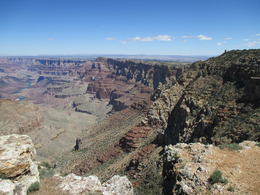
%> input picture Video Signals/Lab - 08/grand_canyon_left_01.png, 260 x 195 px, shrunk from 1000 x 750 before the run
$ octave Dec19.m   (GNU Octave 9; MATLAB toolbox functions it lacks are replaced by stand-ins)
%> lines starting %> are read from the running program, lines starting %| are printed output that depends on the picture
### Video Signals/Lab - 08/solveHomography.m
function H = solveHomography(pts1,pts2)

    n = size(pts1,2);
    A = zeros(2*n,9);
    A(1:2:2*n,1:2) = pts1';
    A(1:2:2*n,3) = 1;
    A(2:2:2*n,4:5) = pts1'; %pts1 is correct, solve this pts2 ~ H * [pts1; 1]
    A(2:2:2*n,6) = 1;
    x1 = pts1(1,:)';
    y1 = pts1(2,:)';
    x2 = pts2(1,:)';
    y2 = pts2(2,:)';
    A(1:2:2*n,7) = -x2.*x1;
    A(2:2:2*n,7) = -y2.*x1;
    A(1:2:2*n,8) = -x2.*y1;
    A(2:2:2*n,8) = -y2.*y1;
    A(1:2:2*n,9) = -x2;
    A(2:2:2*n,9) = -y2;

    [evec,~] = eig(A'*A);
    H = reshape(evec(:,1),[3,3])';
    H = H/H(end); % make H(3,3) = 1

end

### Video Signals/Lab - 08/image_mosaic.m
function mosaic = image_mosaic(im1, im2, H)

        box2 = [1  size(im2,2) size(im2,2)  1 ;
                1  1           size(im2,1)  size(im2,1) ;
                1  1           1            1 ] ;
        % homography 2 -> 1. H is 1 -> 2
        box2_ = H \ box2 ;
        box2_(1,:) = box2_(1,:) ./ box2_(3,:) ;
        box2_(2,:) = box2_(2,:) ./ box2_(3,:) ;
        ur = min([1, box2_(1,:)]):max([size(im1,2), box2_(1,:)]) ;
        vr = min([1, box2_(2,:)]):max([size(im1,1), box2_(2,:)]) ;

        [u,v] = meshgrid(ur, vr) ;
        im1_ = interp2_multi(im2double(im1), u, v);

        z_ = H(3,1) * u + H(3,2) * v + H(3,3) ;
        u_ = (H(1,1) * u + H(1,2) * v + H(1,3)) ./ z_ ;
        v_ = (H(2,1) * u + H(2,2) * v + H(2,3)) ./ z_ ;
        im2_ = interp2_multi(im2double(im2), u_, v_);

        % blending
        mass = ~isnan(im1_) + ~isnan(im2_) ;
        im1_(isnan(im1_)) = 0 ;
        im2_(isnan(im2_)) = 0 ;
        mosaic = (im1_ + im2_) ./ mass ;
        mosaic(mosaic < 0 | mosaic > 1) = 0;

        figure, imagesc(mosaic), axis image off, title('Mosaic');
    end

    % interp2 wrapper for multivalued images
    function new_image = interp2_multi(im, xn, yn)

        new_image = zeros(size(xn, 1), size(xn, 2));
        for chan = 1:size(im, 3)
            new_image(:,:,chan) = interp2(im(:,:,chan), xn, yn, 'cubic');
        end
    end

### Video Signals/Lab - 08/Dec19.m
% image stiching
clc;clear all; close all;
im1 = imread('grand_canyon_left_01.png');
%> im1 is the input picture: size 195x260x3 uint8; mean R, G, B 118.6, 127.5, 137
im2 = imread('grand_canyon_right_01.png');
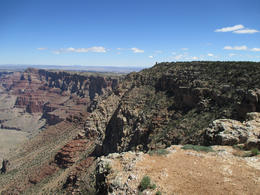
%> input picture Video Signals/Lab - 08/grand_canyon_right_01.png, 260 x 195 px, shrunk from 1000 x 750 before the run
%> im2 is the input picture: size 195x260x3 uint8; mean R, G, B 111, 119.8, 131

im1g = rgb2gray(im1);
im2g = rgb2gray(im2);
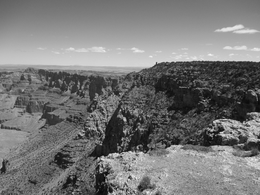
%> im2g: size 195x260 uint8; min 3, max 244, mean 118.5

pts1 = detectSIFTFeatures(im1g);% DETECT KEY POINTS INSIDE THE IMAGE
%> pts1 = 470 points; strongest (x, y): (189, 111), (189, 111), (200, 170), (179, 183), (179, 183)
pts2 = detectSIFTFeatures(im2g);
%> pts2 = 447 points; strongest (x, y): (126, 120), (126, 120), (131, 178), (223, 135), (218, 122)


figure
imshow(im1)
hold on
scatter(pts1.Location(:,1), pts1.Location(:,2), 5, 'filled')

figure
imshow(im2)
hold on
scatter(pts2.Location(:,1), pts2.Location(:,2), 5, 'filled')
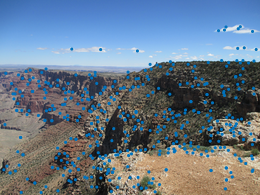
%> figure redrawn from the program's plot data
% same scene, but shifted. There are some corresponding points
% project pixels from the left om=n the pixels on the right in an
% itelligent way
%%
%once you have keypoints, get desctiptors/features
[features1, pts1] = extractFeatures(im1g, pts1);
%> pts1 = 468 points; strongest (x, y): (189, 111), (189, 111), (200, 170), (179, 183), (179, 183)
[features2, pts2] = extractFeatures(im2g, pts2);
%each row corresp to a desctiptor

%% now match the desctiptors
n_points = size(pts1, 1);
%> n_points = 468
thr = 0.66; %decision on the match
matches = [];%closest

for i = 1:n_points
    ssd = sum((features2-features1(i,:)).^2,2);
    [ssd, sort_id] = sort(ssd);
    score = ssd(1)/ssd(2);% small difference -> ratio is 1 -> 2 simmilar features
    if score<thr
        matches = [matches; i, sort_id(1)];
    end
end
%> this loop made 468 passes
%> score on passes 1 to 3: 0.995, 0.779, 0.968
%> after the loop, matches = 187 rows, first 12: [79 68; 108 438; 111 324; 125 2; 132 11; 133 9; 135 12; 136 14; 137 14; 138 18; 139 16; 140 17]; sort_id = 447 values, max 447 at index 111, min 1 at index 429, mean 224
size(matches,1)
%> ans = 187
%%
X1 = pts1(matches(:,1)).Location';
%> X1 = 187 columns, first 8: [48.37 69.49 71.23 79.15 86.7 86.77 88.55 88.81; 64.41 62.33 59.41 108.5 150.1 85.57 77.07 96.37]
X2 = pts2(matches(:,2)).Location';
%> X2 = 187 columns, first 8: [58.32 252.8 191.3 5.45 15.92 14.45 16.5 17.28; 80.54 171.9 146.4 125.1 171.5 99.37 89.67 111.2]

figure
imshow([im2g, im1g])
line([X1(1,:);size(im1g,2)+X2(1,:)], [X1(2,:); X2(2,:)])
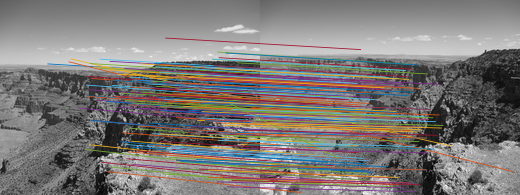
%> figure redrawn from the program's plot data

%% RANSAC loop (homography with outlier rejection)
%H - homography. Compute inliers->keep the largest set of inliers
minimal_set_size = 4;
numPoints = size(X1, 2);
%> numPoints = 187
max_trials = 1000;
trials = 0;
best_score = 0;
thr_inliers = 5;

while(trials<max_trials)
    trials = trials + 1;
    subset = randi(numPoints, 1 ,minimal_set_size);% random subset

    H = solveHomography(X1(:,subset), X2(:,subset));

    Xh = H*[X1;ones(1,size(X1,2))];% homogenious
    Xh = Xh./Xh(3,:);
    d = sum((X2 - Xh(1:2,:)).^2);%difference

    inliers = find(d<(thr_inliers)^2);% squared threshold, because no sqrt(dist)
    score = numel(inliers);

    if (score>best_score)
        best_score = score;
        H_best = H;
        inliers_best = inliers;
        fprintf('Best inlier ratio: %.2f\n',score/numPoints)
    end
end
%> this loop made 1000 passes
%> (x1 in solveHomography, y1 in solveHomography, x2 in solveHomography, y2 in solveHomography, score, best_score, H_best) on passes 2, 19: ([156.5; 214.9; 138; 165.1], [67.41; 66.17; 80.94; 99.99], [92.15; 147.8; 73.18; 101.9], [78.56; 77.09; 92.61; 110.9], 159, 159, [1.44 0.0553 -113.1; 0.119 1.28 -6.09; 0.00161 0.000137 1]), ([241.6; 178.2; 161.7; 192.2], [145.1; 169.1; 111.1; 106.5], [169.2; 110.3; 98.54; 128.6], [149.4; 180.8; 122.3; 116], 162, 162, [1.47 -0.155 -96.38; 0.158 1.24 -9.05; 0.00191 -0.000465 1])
%> (x1 in solveHomography, y1 in solveHomography, x2 in solveHomography, y2 in solveHomography, score, best_score) on pass 1: ([223.9; 209; 160; 130.2], [178.1; 177.8; 64.85; 92.93], [152.4; 138.7; 95.68; 65.33], [183.7; 185.2; 76.05; 104.8], 134, 134)
%| Best inlier ratio: 0.72
%| Best inlier ratio: 0.85
%| Best inlier ratio: 0.87
%> after the loop, H_best = [1.24 -0.018 -86.09; 0.0477 1.13 6.77; 0.000937 -2.63e-05 1]; best_score = 182; inliers_best = 182 values from 4 to 187; trials = 1000

H = solveHomography(X1(:, inliers_best), X2(:, inliers_best));
%> H = [1.45 0.0255 -110.7; 0.111 1.36 -10.5; 0.00153 0.000349 1]

figure
imshow([im2g, im1g])
line([X1(1,inliers_best);size(im1g,2)+X2(1,inliers_best)], [X1(2,inliers_best); X2(2,inliers_best)],[1 0 0], 'b')
%> (this line was passed over: line is not available in this run)
hold on
outliers = setdiff(1:size(X1,2), inliers_best);
%> outliers = [1 2 3 101 166]
line([X1(1,outliers);size(im1g,2)+X2(1,outliers)], [X1(2,outliers); X2(2,outliers)], 'r')
%> (this line was passed over: line is not available in this run)
%% stich images
image_mosaic(im1,im2,H);
%> in image_mosaic, `box2_ = H \ box2 ;`: box2_ = [69.09 230 224.3 63.41; 1.99 -13.07 130.1 145.1; 0.893 0.652 0.611 0.852]
%> in image_mosaic, `ur = min([1, box2_(1,:)]):max([size(im1,2), box2_(1,:)]) ;`: ur = 367 values from 1 to 367
%> in image_mosaic, `vr = min([1, box2_(2,:)]):max([size(im1,1), box2_(2,:)]) ;`: vr = 233 values from -20.04 to 212
%> after the loop in interp2_multi, `for chan = 1:size(im, 3)`: new_image: size 233x367x3 double; 41.01% of the values are NaN or infinite; the others: min -0.0051, max 0.986, mean 0.501
%> in image_mosaic, `v_ = (H(2,1) * u + H(2,2) * v + H(2,3)) ./ z_ ;`:
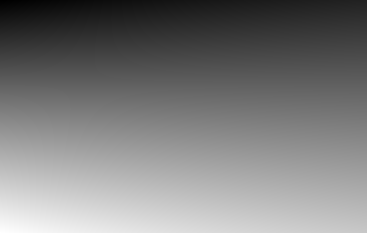
%> v_: size 233x367 double; min -37.78, max 257.8, mean 105.8; drawn with min black and max white
%> after the loop in interp2_multi (call 2), `for chan = 1:size(im, 3)`: new_image: size 233x367x3 double; 33.47% of the values are NaN or infinite; the others: min -0.00478, max 1, mean 0.466
%> in image_mosaic, `mass = ~isnan(im1_) + ~isnan(im2_) ;`:
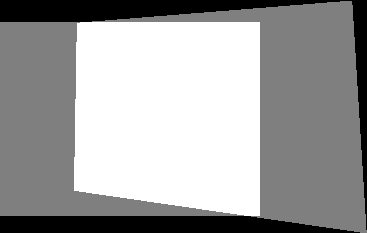
%> mass: size 233x367x3 double; min 0, max 2, mean 1.26; drawn with min black and max white
%> in image_mosaic, `mosaic = (im1_ + im2_) ./ mass ;`: mosaic: size 233x367x3 double; 13.86% of the values are NaN or infinite; the others: min 0.0212, max 1, mean 0.49
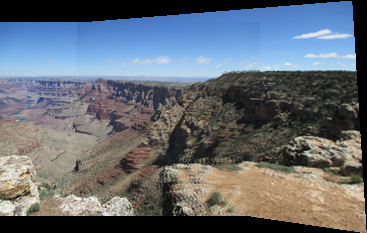
%> displayed picture: size 233x367x3, on the screen's scale of 0 to 255; mean R, G, B 100.8, 107.6, 114.8
